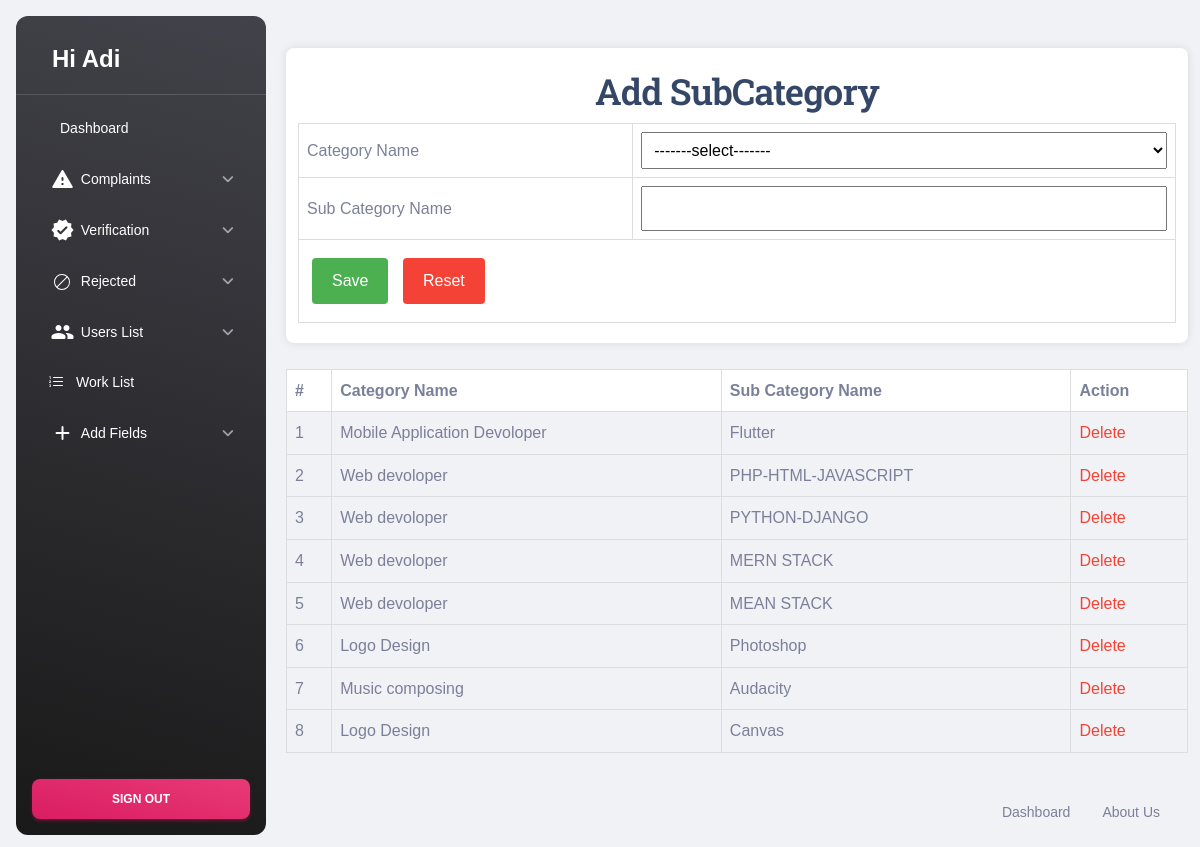
Page /Admin/SubCategory.php (signed in) on the earlier database version.
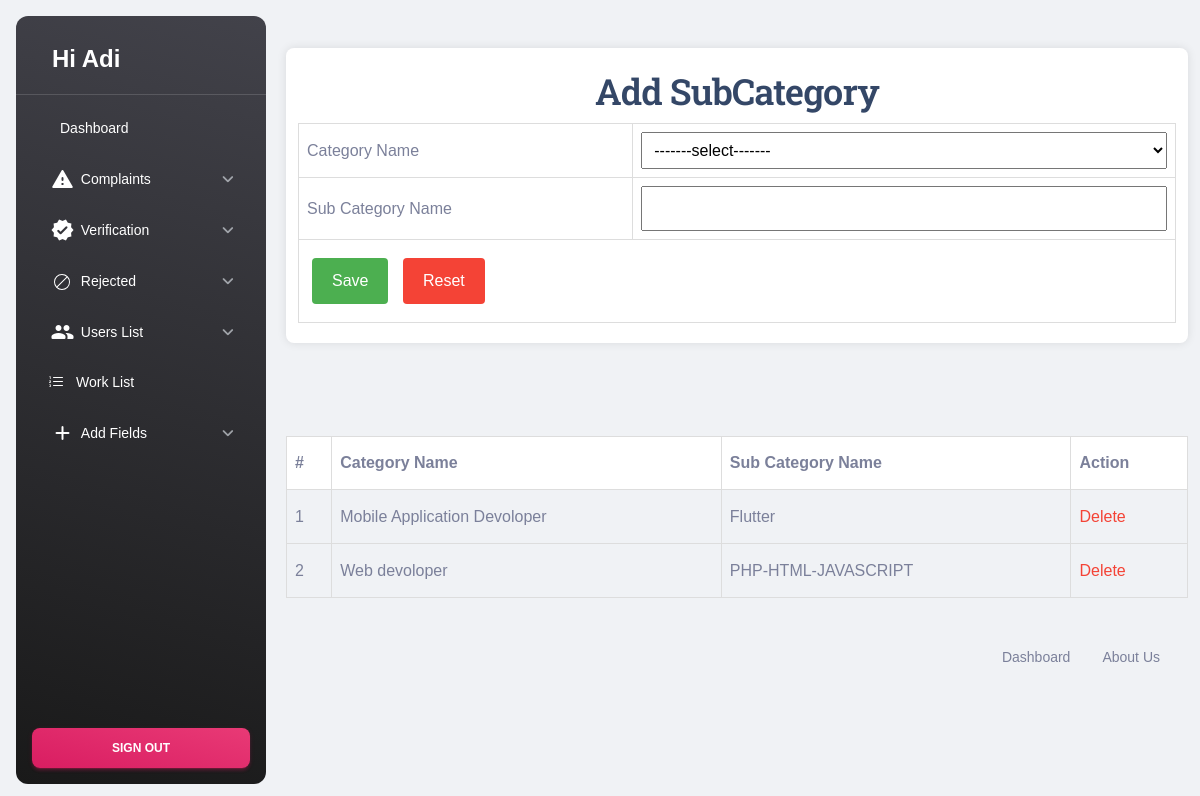
Same page on the later database version.
### tables this page shows
CREATE TABLE `tbl_subcat` (
  `subcat_id` int(11) NOT NULL,
  `subcat_name` varchar(50) NOT NULL,
  `category_id` int(11) NOT NULL
);

CREATE TABLE `tbl_category` (
  `category_id` int(11) NOT NULL,
  `category_name` varchar(50) NOT NULL
);

### Admin/SubCategory.php (the view, shortened to what this page needs)
<?php
include ('Header.php');
    ?>
<!DOCTYPE html
  PUBLIC "-//W3C//DTD XHTML 1.0 Transitional//EN" "http://www.w3.org/TR/xhtml1/DTD/xhtml1-transitional.dtd">
<html xmlns="http://www.w3.org/1999/xhtml">
<head>
</head>
<body>
  <form id="frm_subcat" name="frm_subcat" method="post" action="">
    <h2 align="center">Add SubCategory</h2>
    <table>
      <tr>
        <td>Category Name</td>
        <td>
          <select name="selcat" id="selcat">
            <option value="select">-------select-------</option>
          </select>
        </td>
      </tr>
      <tr>
        <td>Sub Category Name</td>
        <td>
          <input type="text" name="txt_subcat" id="txt_subcat" />
        </td>
      </tr>
      <tr>
        <td colspan="2" align="center">
          <input type="submit" name="btn_save" id="btn_save" value="Save" />
          <input type="reset" name="btn_cancel" id="btn_cancel" value="Reset" />
        </td>
      </tr>
    </table>
  </form>
  <div></div>
  <br>
  <table>
    <tr>
      <th style="background-color:white;">#</th>
      <th style="background-color:white;">Category Name</th>
      <th style="background-color:white;">Sub Category Name</th>
      <th style="background-color:white;">Action</th>
    </tr>
    <?php
    $selqry = "SELECT * from tbl_subcat u INNER JOIN  tbl_category p on u.category_id=p.category_id ";
    $subcategory = $con->query($selqry);
    $i = 0;
    while ($data = $subcategory->fetch_assoc()) {
      $i++;
      ?>
      <tr>
        <td><?php echo $i ?></td>
        <td><?php echo $data['category_name'] ?></td>
        <td><?php echo $data['subcat_name'] ?></td>
        <td><a href="SubCategory.php?did=<?php echo $data['subcat_id']; ?>"
            style="color: #f44336; text-decoration: none;">Delete</a></td>
      </tr>
      <?php
    }
    ?>
  </table>
</body>
<?php
include ('Footer.php');
?>
</html>

### Admin/Header.php (shortened to what this page needs)
<!DOCTYPE html>
<html lang="en">
<head>
  <link href="../Asset/Templates/Admin/assets/css/nucleo-icons.css" rel="stylesheet" />
  <link href="../Asset/Templates/Admin/assets/css/nucleo-svg.css" rel="stylesheet" />
  <link id="pagestyle" href="../Asset/Templates/Admin/assets/css/material-dashboard.css?v=3.0.0" rel="stylesheet" />
</head>
<body class="g-sidenav-show  bg-gray-200">
  <aside class="sidenav navbar navbar-vertical navbar-expand-xs border-0 border-radius-xl my-3 fixed-start ms-3 bg-gradient-dark" id="sidenav-main">
    <div class="sidenav-header">
      <a class="navbar-brand m-0" href="https://demos.creative-tim.com/material-dashboard/pages/dashboard" target="_blank">
        <span class="ms-1 font-weight-bold text-white" style="font-size: x-large;">Hi
          <?php echo $_SESSION['aName'] ?></span>
      </a>
    </div>
    <hr class="horizontal light mt-0 mb-2">
    <div class="collapse navbar-collapse w-auto" id="sidenav-collapse-main">
      <ul class="navbar-nav">
        <li class="nav-item">
          <a class="nav-link text-white " href="HomepageA.php">
            <span class="nav-link-text ms-1">Dashboard</span>
          </a>
        </li>
        <li class="nav-item">
          <a class="nav-link text-white" data-bs-toggle="collapse" href="#complaintsMenu" role="button" aria-expanded="false" aria-controls="complaintsMenu">
            <i class="material-icons opacity-10">report_problem</i>
            <span class="nav-link-text ms-1">Complaints</span>
          </a>
        </li>
        <li class="nav-item">
          <a class="nav-link text-white" data-bs-toggle="collapse" href="#verificationMenu" role="button" aria-expanded="false" aria-controls="verificationMenu">
            <i class="material-icons opacity-10">verified</i>
            <span class="nav-link-text ms-1">Verification</span>
          </a>
        </li>
        <li class="nav-item">
          <a class="nav-link text-white" data-bs-toggle="collapse" href="#unverificationMenu" role="button" aria-expanded="false" aria-controls="verificationMenu">
            <span class="sidenav-mini-icon"><svg xmlns="http://www.w3.org/2000/svg" width="16" height="16" fill="currentColor" class="bi bi-ban" viewBox="0 0 16 16">
                <path d="M15 8a6.97 6.97 0 0 0-1.71-4.584l-9.874 9.875A7 7 0 0 0 15 8M2.71 12.584l9.874-9.875a7 7 0 0 0-9.874 9.874ZM16 8A8 8 0 1 1 0 8a8 8 0 0 1 16 0" />
              </svg></span>
            <span class="nav-link-text ms-1">Rejected</span>
          </a>
        </li>
        <li class="nav-item">
          <a class="nav-link text-white" data-bs-toggle="collapse" href="#usersMenu" role="button" aria-expanded="false" aria-controls="usersMenu">
            <i class="material-icons opacity-10">people</i>
            <span class="nav-link-text ms-1">Users List</span>
          </a>
        </li>
        <li class="nav-item">
          <a class="nav-link text-white " href="Worklist.php">
            <div class="text-white text-center me-2 d-flex align-items-center justify-content-center">
            </div>
            <span class="nav-link-text ms-1">Work List</span>
          </a>
        </li>
        <li class="nav-item">
          <a class="nav-link text-white" data-bs-toggle="collapse" href="#addFieldsMenu" role="button" aria-expanded="false" aria-controls="addFieldsMenu">
            <i class="material-icons opacity-10">add</i>
            <span class="nav-link-text ms-1">Add Fields</span>
          </a>
        </li>
      </ul>
    </div>
    <div class="sidenav-footer position-absolute w-100 bottom-0 ">
      <div class="mx-3">
        <a class="btn bg-gradient-primary mt-4 w-100" href="Logout.php" type="button">Sign out</a>
      </div>
    </div>
  </aside>
  <main class="main-content position-relative max-height-vh-100 h-100 border-radius-lg ">
    <nav class="navbar navbar-main navbar-expand-lg px-0 mx-4 shadow-none border-radius-xl" id="navbarBlur" navbar-scroll="true">
      <div class="container-fluid py-1 px-3">
      </div>
    </nav>
    <div class="container-fluid py-4">
      <div class="row" style="min-height:550px;">

### Admin/Footer.php (shortened to what this page needs)
</div>
</div>
<footer class="footer py-4  ">
  <div class="container-fluid">
    <div class="row align-items-center justify-content-lg-between">
      <div class="col-lg-3">
        <ul class="nav nav-footer justify-content-center justify-content-lg-end">
          <li class="nav-item">
            <a href="HomepageA.php" class="nav-link text-muted" target="_blank">Dashboard</a>
          </li>
          <li class="nav-item">
            <a href="https://www.creative-tim.com/presentation" class="nav-link text-muted" target="_blank">About
              Us</a>
          </li>
        </ul>
      </div>
    </div>
  </div>
</footer>
</main>
</body>
</html>

### Admin/Header.php (style rules this page uses)
.navbar-vertical.navbar-expand-xs .navbar-collapse { display: block; overflow: auto; height: calc(100vh - 200px); }

### Admin/SubCategory.php (style rules this page uses)
body { font-family: Arial, sans-serif; background-color: #f2f2f2; margin: 0; padding: 0; display: flex; justify-content: center; align-items: center; height: 100vh; }
form { background-color: #fff; padding: 20px; border-radius: 8px; box-shadow: 0 0 10px rgba(0, 0, 0, 0.1); height: fit-content; }
table { width: 100%; border-collapse: collapse; }
table, th, td { border: 1px solid #ddd; }
th, td { padding: 8px; text-align: left; }
th { background-color: #f4f4f4; }
input[type="text"], select { width: 100%; padding: 8px; box-sizing: border-box; }
input[type="submit"], input[type="reset"] { background-color: #4CAF50; color: white; border: none; padding: 10px 20px; margin: 10px 5px; cursor: pointer; border-radius: 4px; }
input[type="reset"] { background-color: #f44336; }

Differences in the rows shown:
removed tbl_subcat: category.category_name "Web devoloper", subcat_name "PYTHON-DJANGO"
removed tbl_subcat: category.category_name "Web devoloper", subcat_name "MERN STACK"
removed tbl_subcat: category.category_name "Web devoloper", subcat_name "MEAN STACK"
removed tbl_subcat: category.category_name "Logo Design", subcat_name "Photoshop"
removed tbl_subcat: category.category_name "Music composing", subcat_name "Audacity"
removed tbl_subcat: category.category_name "Logo Design", subcat_name "Canvas"
